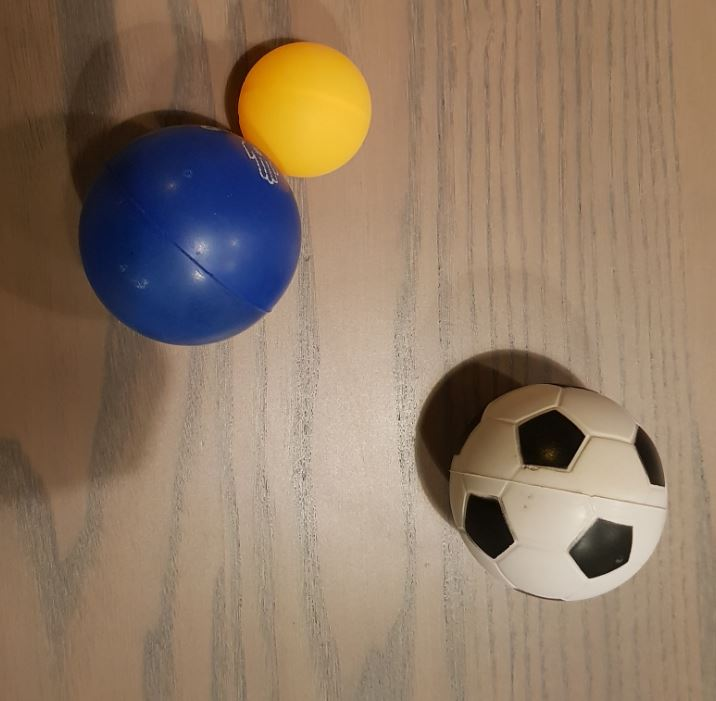
//> input picture OpenCV/Computer_Vision/img/balls12.jpg, 716 x 701 px
$ ./main   (built with g++ and OpenCV 4)
//> lines starting //> are read from the running program, lines starting //| are printed output that depends on the picture; after the words box and inside, x2 and y2 are one past the last pixel; in counts of white or black regions, pixels touching at a corner belong together
//> further down, image is the input picture: 701 rows x 716 cols, CV_8UC3; mean B, G, R 100.6, 120.9, 142.4
### OpenCV/Computer_Vision/files/Detect_Circles.h
#ifndef COMPUTER_VISION_DETECT_CIRCLES_H
#define COMPUTER_VISION_DETECT_CIRCLES_H

#include <iostream>
#include <string.h>
#include <opencv2/core.hpp>
#include <opencv2/imgproc.hpp>
#include <opencv2/highgui.hpp>

cv::Mat detectCircle(cv::Mat image);

#endif

### OpenCV/Computer_Vision/files/initial.h
#ifndef COMPUTER_VISION_INITIAL_H
#define COMPUTER_VISION_INITIAL_H

int initialFunction(int a, int b);

#endif

### OpenCV/Computer_Vision/files/Detect_Circles.cpp
#include "Detect_Circles.h"

cv::Mat detectCircle(cv::Mat image)
{
    if(!image.empty()) {

        cv::Mat gray;
        cvtColor(image, gray, cv::COLOR_BGR2GRAY);
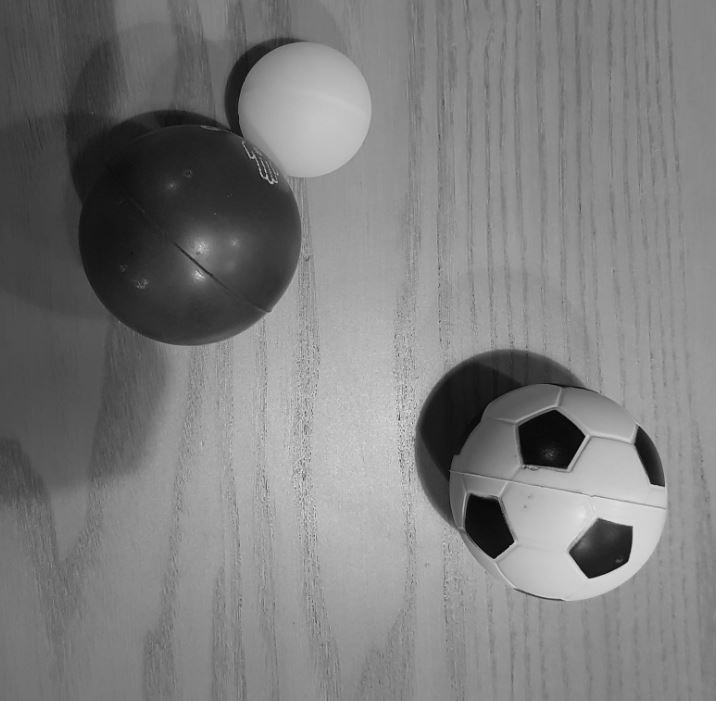
//> gray: 701 rows x 716 cols, CV_8UC1; min 2, max 229, mean 125
        GaussianBlur(gray, gray, cv::Size(5, 5), 0, 0);

        std::vector<cv::Vec3f> circles;
        HoughCircles(gray, circles, cv::HOUGH_GRADIENT, 1, gray.rows/6, 100, 30, 0, 0);
//> circles = 3 circles (x, y, radius): [188.5, 233.5, 111.2], [563.5, 497.5, 103.5], [303.5, 109.5, 67.2]

        for(size_t i = 0; i < circles.size(); i++)
        {
            cv::Point center(cvRound(circles[i][0]), cvRound(circles[i][1]));
            int r = cvRound(circles[i][2]);
            circle( image, center, 7, cv::Scalar(255,0,255), -1, 4, 0);
            circle( image, center, r, cv::Scalar(0,255,0), 10, 4, 0);

            std::string areaString = std::to_string(r * r);

            cv::putText(image, "Area:", cv::Point(cvRound(circles[i][0]) - r/4,cvRound(circles[i][1]) - r/2), cv::FONT_HERSHEY_SIMPLEX, 0.5, cv::Scalar(255,0,255), 2, 8, false);
            cv::putText(image, areaString, cv::Point(cvRound(circles[i][0]) - r/3,cvRound(circles[i][1]) - r/4), cv::FONT_HERSHEY_SIMPLEX, 0.5, cv::Scalar(255,0,255), 2, 8, false);

            std::string xString = std::to_string(cvRound(circles[i][0]));
            cv::putText(image, "X: " + xString, cv::Point(cvRound(circles[i][0]) - r/2 - r/4, cvRound(circles[i][1]) + r/3), cv::FONT_HERSHEY_SIMPLEX, 0.5, cv::Scalar(255,0,255), 2, 8, false);

            std::string yString = std::to_string(cvRound(circles[i][1]));
            cv::putText(image, "Y: " + yString, cv::Point(cvRound(circles[i][0]) + r/4, cvRound(circles[i][1]) + r/3), cv::FONT_HERSHEY_SIMPLEX, 0.5, cv::Scalar(255,0,255), 2, 8, false);
        }
//> this loop made 3 passes
//> (r, areaString, xString, yString) on passes 1 to 3: (111, "12321", "188", "234"), (104, "10816", "564", "498"), (67, "4489", "304", "110")
//> pass 1, in detectCircle, `cv::putText(image, "Area:", cv::Point(cvRound(circles[i][0]) - r/4,cvR..`:
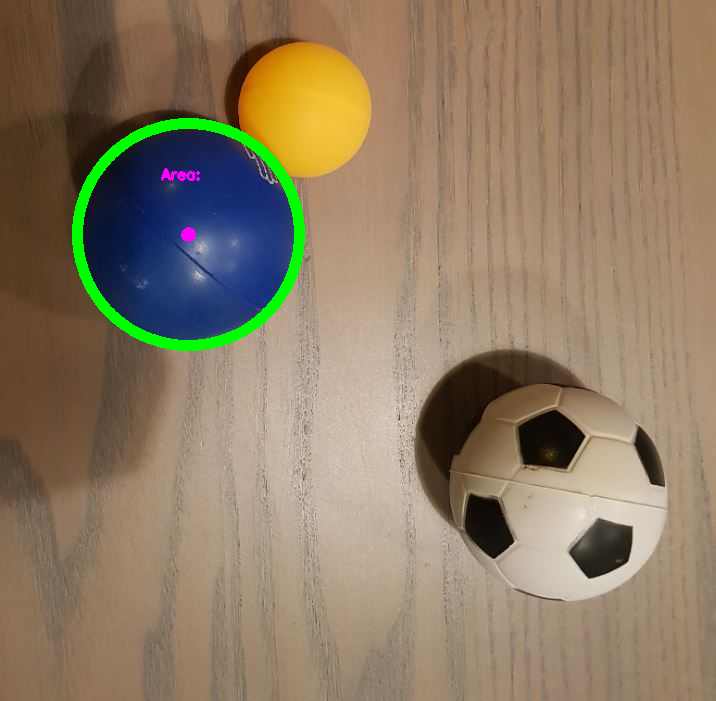
//> image: 701 rows x 716 cols, CV_8UC3; 1.61% of pixels changed, all inside (x1, y1, x2, y2) = (72, 118, 305, 351)
//> pass 1, in detectCircle, `cv::putText(image, areaString, cv::Point(cvRound(circles[i][0]) - r/3,..`:
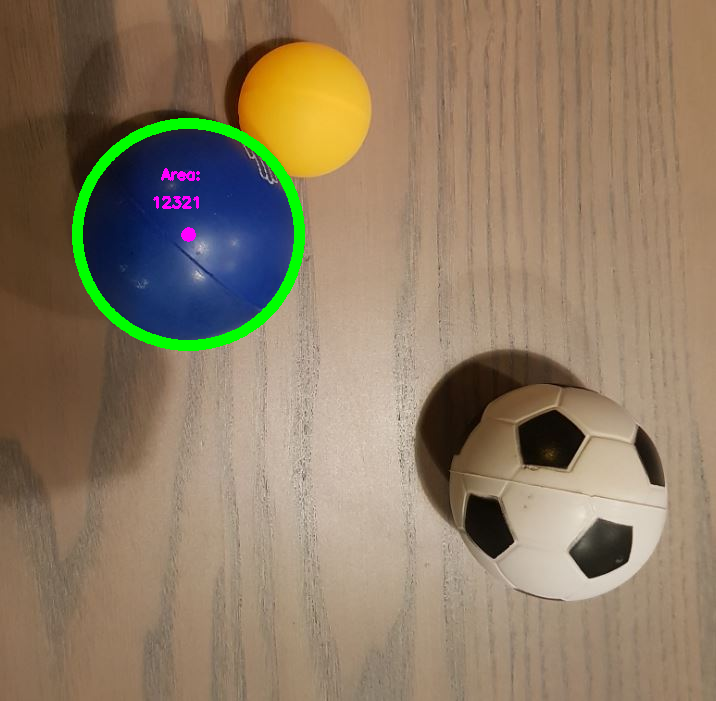
//> image: 701 rows x 716 cols, CV_8UC3; 0.06% of pixels changed, all inside (x1, y1, x2, y2) = (153, 196, 199, 209)
//> pass 1, in detectCircle, `cv::putText(image, "X: " + xString, cv::Point(cvRound(circles[i][0]) -..`:
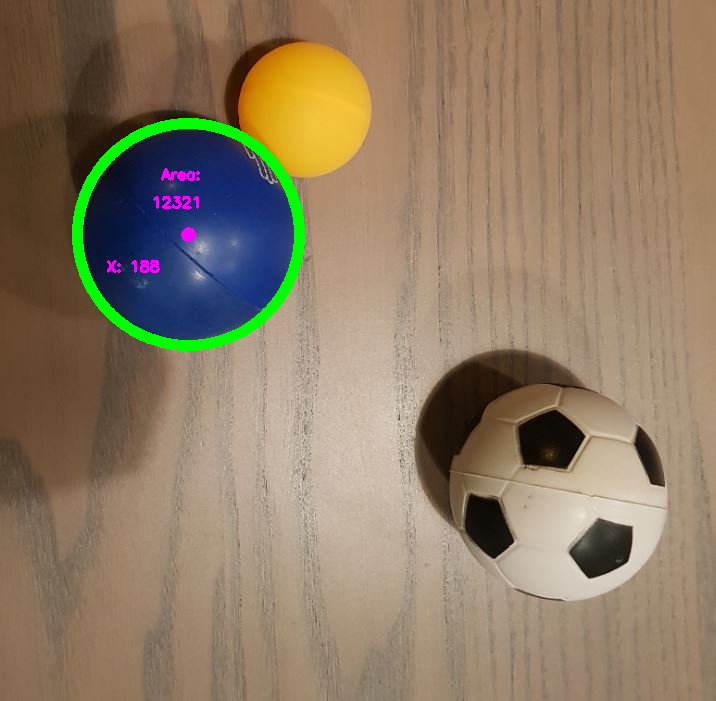
//> image: 701 rows x 716 cols, CV_8UC3; 0.07% of pixels changed, all inside (x1, y1, x2, y2) = (107, 260, 160, 273)
//> pass 1, in detectCircle, `cv::putText(image, "Y: " + yString, cv::Point(cvRound(circles[i][0]) +..`:
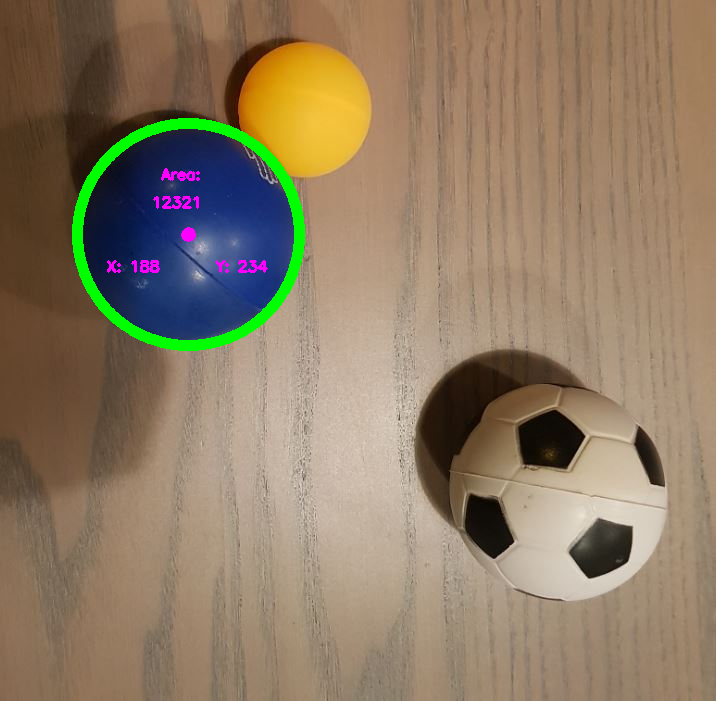
//> image: 701 rows x 716 cols, CV_8UC3; 0.06% of pixels changed, all inside (x1, y1, x2, y2) = (215, 260, 268, 273)
//> after the loop:
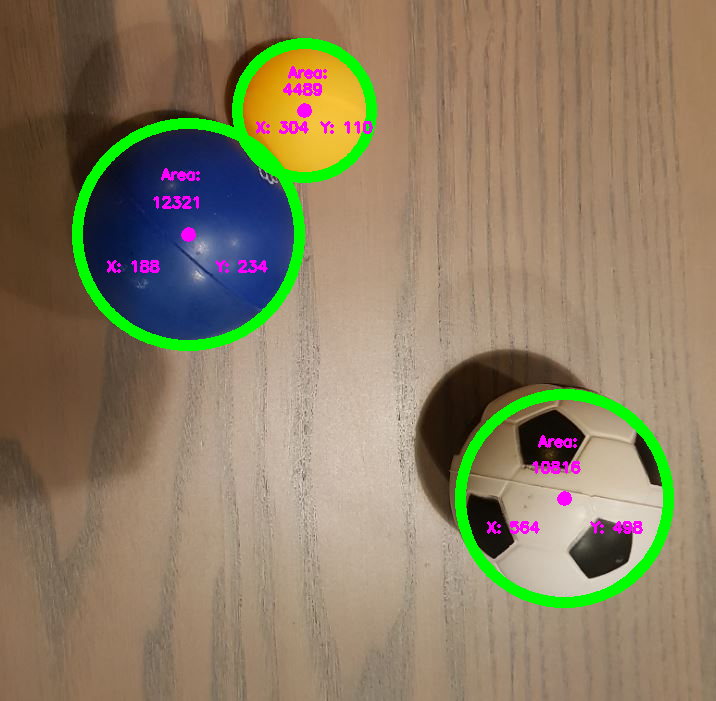
//> image: 701 rows x 716 cols, CV_8UC3; 2.8% of pixels changed, all inside (x1, y1, x2, y2) = (232, 38, 674, 608)
    }

    return image;
}

### OpenCV/Computer_Vision/main.cpp
#include <iostream>
#include <opencv2/core.hpp>
#include <opencv2/imgproc.hpp>
#include <opencv2/highgui.hpp>
#include "initial.h"
#include "Detect_Circles.h"

#define NAME "OpenCV"

int main() {
    cv::Mat image = cv::imread("../img/balls12.jpg");

    cv::namedWindow(NAME, cv::WINDOW_AUTOSIZE);

    cv::imshow(NAME, image);
    cv::waitKey();

    cv::Mat circles = detectCircle(image);
    cv::imshow(NAME, circles);
    cv::waitKey();

    return 0;
}

$ run again, with OpenCV/Computer_Vision/img/balls1.jpg copied over OpenCV/Computer_Vision/img/balls12.jpg
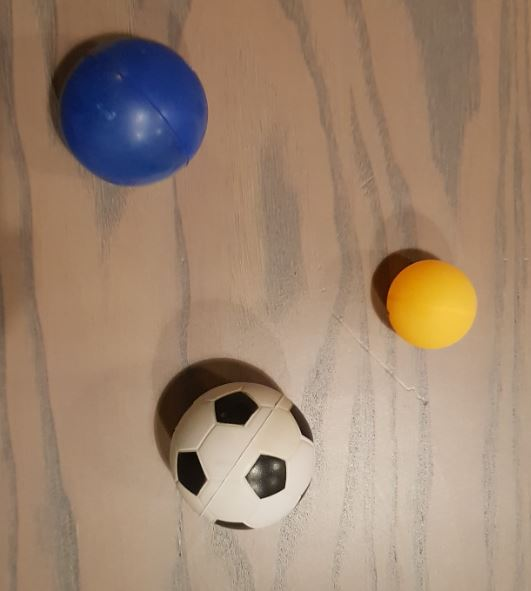
//> input picture OpenCV/Computer_Vision/img/balls1.jpg, 531 x 591 px
//> image is the input picture: 591 rows x 531 cols, CV_8UC3; mean B, G, R 112.2, 132.9, 157.5
//> in detectCircle, `cvtColor(image, gray, cv::COLOR_BGR2GRAY);`:
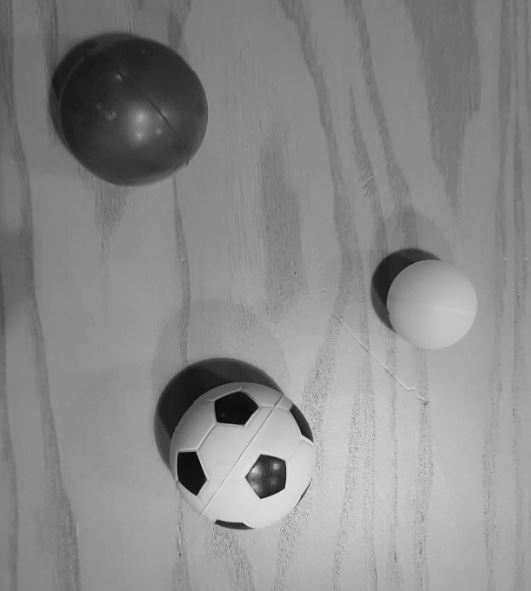
//> gray: 591 rows x 531 cols, CV_8UC1; min 3, max 238, mean 137.9
//> circles = 3 circles (x, y, radius): [133.5, 111.5, 74.4], [220.5, 430.5, 72.7], [412.5, 291.5, 43.3]
//> the loop in detectCircle, `for(size_t i = 0; i < circles.size(); i++)` made 3 passes
//> (r, areaString, xString, yString) on passes 1 to 3: (74, "5476", "134", "112"), (73, "5329", "220", "430"), (43, "1849", "412", "292")
//> after the loop in detectCircle, `for(size_t i = 0; i < circles.size(); i++)`:
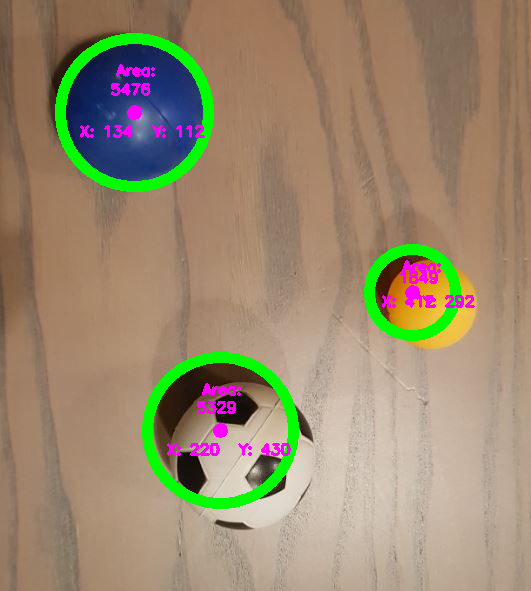
//> image: 591 rows x 531 cols, CV_8UC3; mean B, G, R 110.7, 137.4, 153.6

$ run again, with OpenCV/Computer_Vision/img/balls10.jpg copied over OpenCV/Computer_Vision/img/balls12.jpg
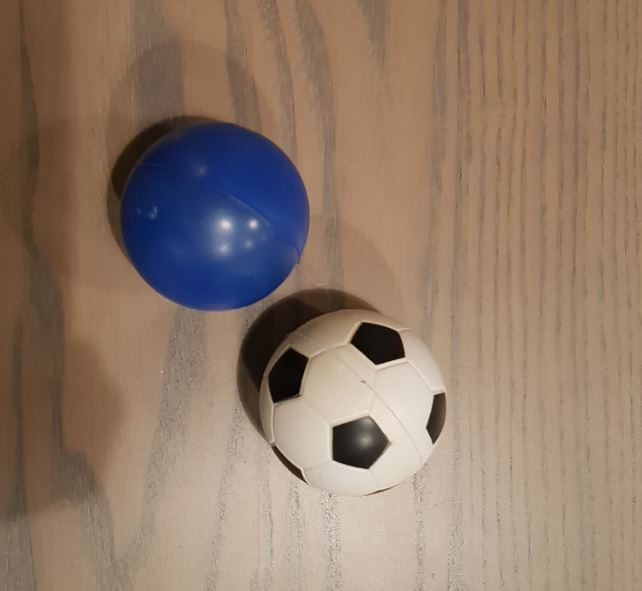
//> input picture OpenCV/Computer_Vision/img/balls10.jpg, 642 x 591 px
//> image is the input picture: 591 rows x 642 cols, CV_8UC3; mean B, G, R 105.9, 122.6, 144.5
//> in detectCircle, `cvtColor(image, gray, cv::COLOR_BGR2GRAY);`:
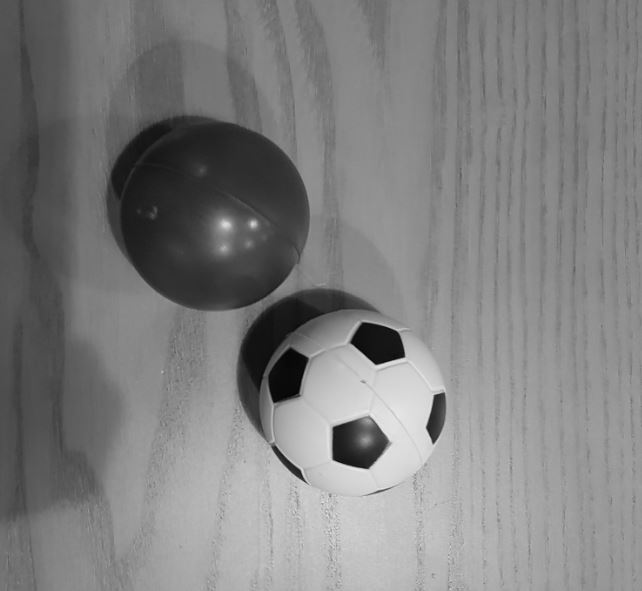
//> gray: 591 rows x 642 cols, CV_8UC1; min 2, max 239, mean 127.2
//> circles = 2 circles (x, y, radius): [214.5, 216.5, 94.8], [350.5, 402.5, 92]
//> the loop in detectCircle, `for(size_t i = 0; i < circles.size(); i++)` made 2 passes
//> (r, areaString, xString, yString) on passes 1 to 2: (95, "9025", "214", "216"), (92, "8464", "350", "402")
//> after the loop in detectCircle, `for(size_t i = 0; i < circles.size(); i++)`:
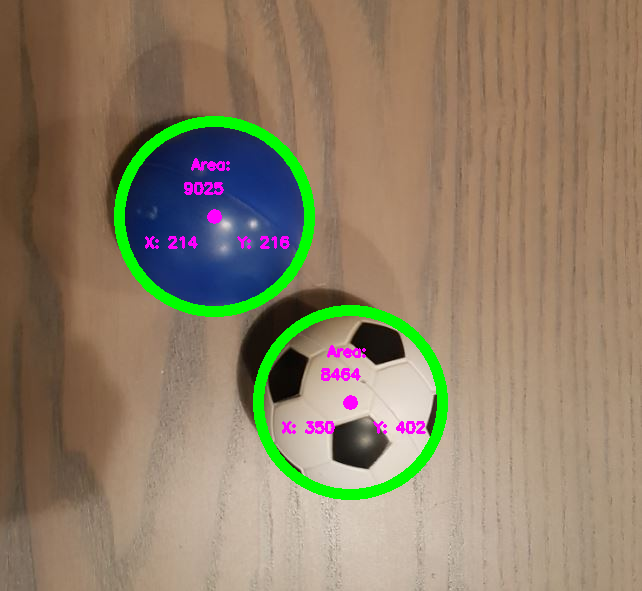
//> image: 591 rows x 642 cols, CV_8UC3; mean B, G, R 103.5, 127, 141.6

$ run again, with OpenCV/Computer_Vision/img/balls11.jpg copied over OpenCV/Computer_Vision/img/balls12.jpg
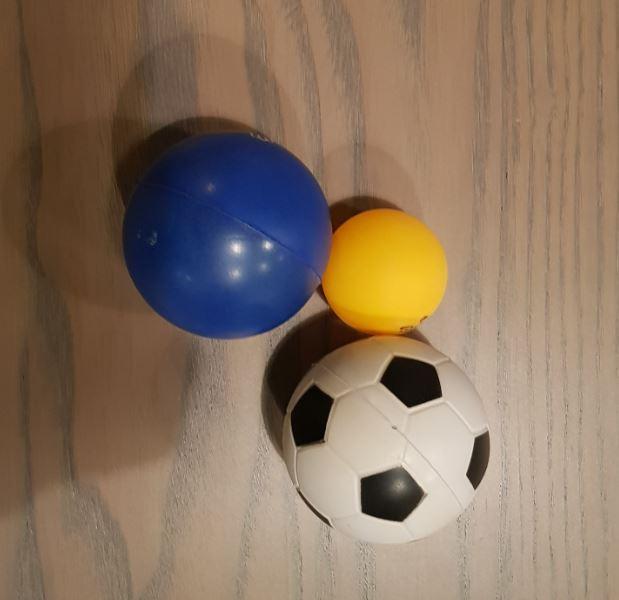
//> input picture OpenCV/Computer_Vision/img/balls11.jpg, 619 x 600 px
//> image is the input picture: 600 rows x 619 cols, CV_8UC3; mean B, G, R 95.7, 115, 136.8
//> in detectCircle, `cvtColor(image, gray, cv::COLOR_BGR2GRAY);`:
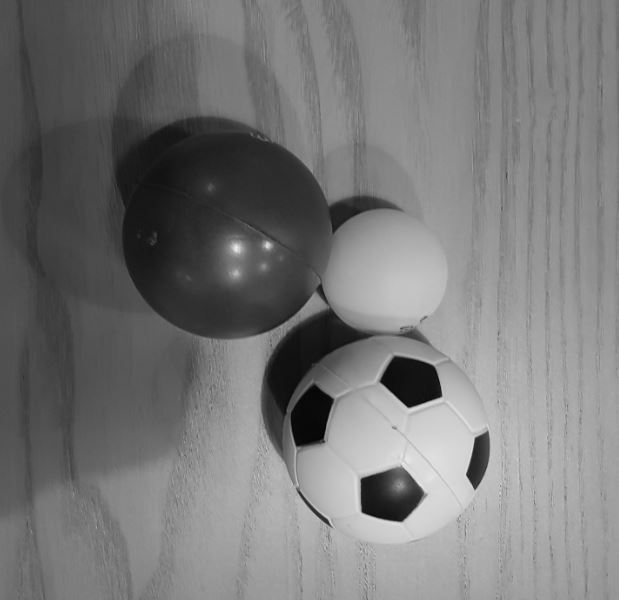
//> gray: 600 rows x 619 cols, CV_8UC1; min 2, max 240, mean 119.3
//> circles = 3 circles (x, y, radius): [385.5, 439.5, 103.6], [226.5, 233.5, 105.3], [383.5, 272.5, 64.1]
//> the loop in detectCircle, `for(size_t i = 0; i < circles.size(); i++)` made 3 passes
//> (r, areaString, xString, yString) on passes 1 to 3: (104, "10816", "386", "440"), (105, "11025", "226", "234"), (64, "4096", "384", "272")
//> after the loop in detectCircle, `for(size_t i = 0; i < circles.size(); i++)`:
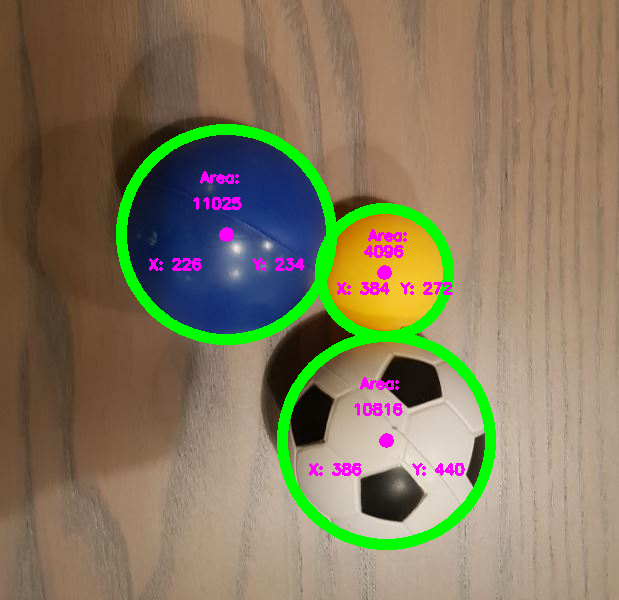
//> image: 600 rows x 619 cols, CV_8UC3; mean B, G, R 93.6, 120.9, 132
